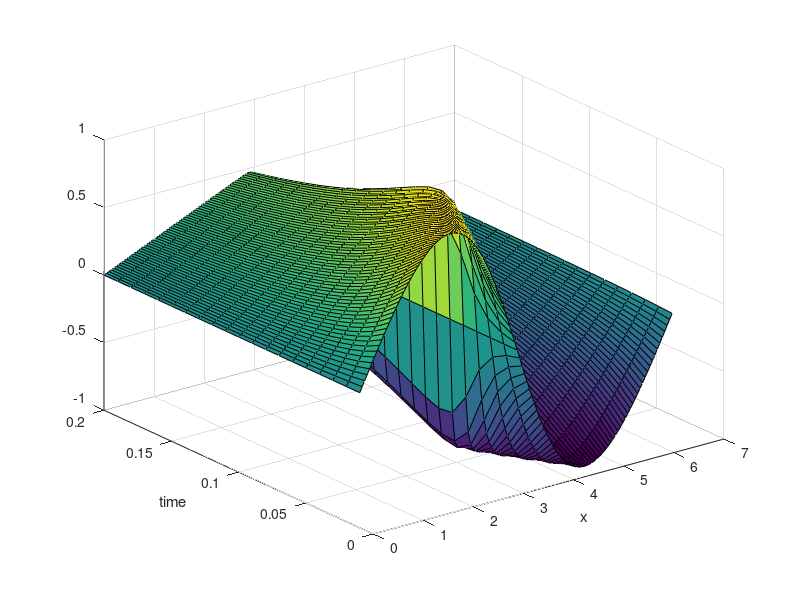
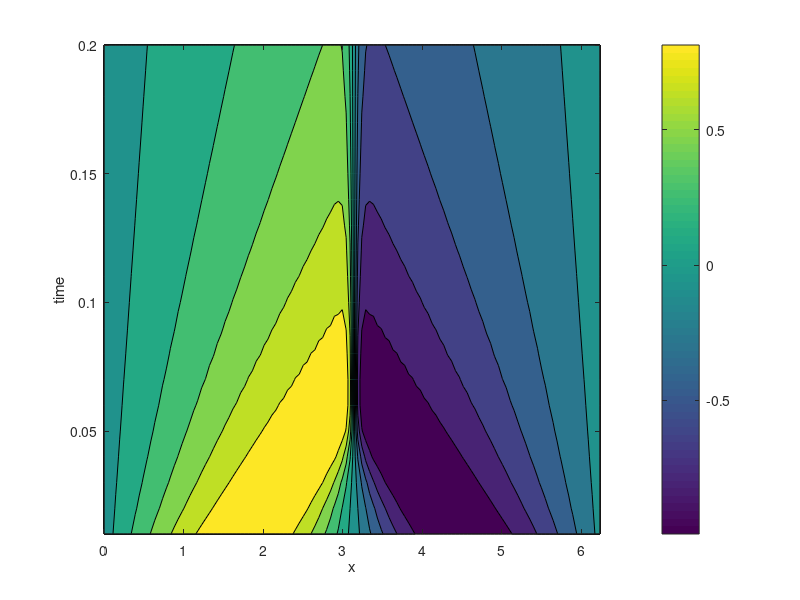

Here is the MATLAB script that generated these plots, in order:
% This function solves the initial-boundary value problem for 
% the Burgers equation in a periodic domain using the
% pseudo-spectral Galerkin approach with and without dealiasing


function burgers_01
  
echo off, clc
clear all

global Nsave; global NSTART; global NADVANCE;
Nsave    = 25;
NSTART   = 0;
NADVANCE = 500;
DEALIAS  = 1;

global nu; nu = 2.5e-2;

N2 = 128;
dt = 1.0e-2;

% Generating the initial condition (a simple sine wave);
dx  = 2.0 * pi / N2;
X   = (0.0:dx:(N2-1)*dx);
uIC = sin( X );

u = Solve_Burgers( uIC, N2, dt );

figure(1); surf(X,(1:NADVANCE/Nsave)*dt,u);
xlabel('x'); ylabel('time');

figure(2); contourf(X,(1:NADVANCE/Nsave)*dt,u,10);
xlabel('x'); ylabel('time'); colorbar;


% The function solves the Burgers equation;
% Time-stepping is performed using first order explicit/implicit 
% Euler scheme
function [usave] = Solve_Burgers( u0, N2, dt )
% INPUT
% u0  - initial condition (real space)
% N2  - number of grid point (extended grid)
% dt  - time-step;
% OUTPUT
% u   - solution (in real space) saved every Nsave steps
 
global DEALIAS; global Nsave; global NSTART; global NADVANCE;
global nu;

% Determining the number of grid points
if ( DEALIAS )
  N = round(2 * N2 / 3);
else
  N = N2;
end;
if (mod(N,2) ~= 0); N = N - 1; end; 

% Assembling multiplication vectors;
Kx(1:N2/2+1)   = (0:N2/2) * j * dt;
Kx2(1:N2/2+1)  = ((0:N2/2)  .* (0:N2/2)) * nu * dt;

% Transforming the initial condition to Fourier space;
u0bar = Transform2Fourier( u0, N, N2 );
  
for i=NSTART:NADVANCE;
  
  if ( i == NSTART )
% at the initial time-step;   
    ubar(1:N/2) = u0bar(1:N/2);
    u(1:N2)     = u0(1:N2);    
  else    
% pseudospectral calculation of the nonlinear products;
    u = Transform2Real( ubar, N, N2 );
    uu(1:N2) =  0.5 * (u(1:N2) .* u(1:N2));
    uubar = Transform2Fourier( uu, N, N2 );
    
% Actual integration in time;
    ubar(1:N/2) = ( ubar(1:N/2) - Kx(1:N/2) .* uubar(1:N/2) ) ./ ...
                  ( 1.0 + Kx2(1:N/2) );
  end;

% Saving data if necessary;
  if ( mod( i, Nsave ) )
    u = Transform2Real( ubar, N, N2 );
    usave(floor(i/Nsave)+1, 1:N2 ) = u(1:N2);
  end;

end;
  
return;

% The function solves the Burgers equation;
% Time-stepping is performed using mixed Crank-Nicholson / RK
% scheme;
function [usave] = Solve_Burgers2( u0, N2, dt )
% INPUT
% u0  - initial condition (real space)
% N2  - number of grid point (extended grid)
% dt  - time-step;
% OUTPUT
% u   - solution (in real space) saved every Nsave steps
 
global DEALIAS; global Nsave; global NSTART; global NADVANCE;
global nu;

Gamma  = [8.0/15.0  5.0/12.0    3.0/4.0];
Zeta   = [0.0      -17.0/60.0  -5.0/12.0];
Beta   = [4.0/15.0   1.0/15.0   1.0/6.0];

% Determining the number of grid points
if ( DEALIAS )
  N = round(2 * N2 / 3);
else
  N = N2;
end;
if (mod(N,2) ~= 0); N = N - 1; end; 

% Assembling multiplication vectors;
Kx(1:N2/2+1)   = (0:N2/2) * j;
Kx2(1:N2/2+1)  = - ((0:N2/2)  .* (0:N2/2)) * nu;

% Transforming the initial condition to Fourier space;
u0bar = Transform2Fourier( u0, N, N2 );
  
for i=NSTART:NADVANCE;
  
  if ( i == NSTART )
% at the initial time-step;   
    ubar(1:N/2) = u0bar(1:N/2);
    u(1:N2)     = u0(1:N2);    
  else    
    for k=1:3
% Setting up the RHS vectors for the first substep;
      if ( k > 1 )
        uubar0(1:N/2) = uubar(1:N/2);
        ubar(1:N/2)   = ubar2(1:N/2);
      else
        uubar0(1:N/2) = 0.0;
      end
      
% pseudospectral calculation of the nonlinear products;
      u = Transform2Real( ubar, N, N2 );
      uu(1:N2) =  0.5 * (u(1:N2) .* u(1:N2));
      uubar = Transform2Fourier( uu, N, N2 );
    
% The explicit part;
      uubar(1:N/2) = - Kx(1:N/2) .* uubar(1:N/2);
% Advancing over the substep with the implicit terms;
      ubar2(1:N/2) = (ubar(1:N/2) + dt * (Beta(k) * Kx2(1:N/2).* ubar(1:N/2) ...
	              + Gamma(k)*uubar(1:N/2) + Zeta(k)*uubar0(1:N/2))) ./ ...
                         (1.0 - dt * Beta(k)*Kx2(1:N/2));
    end;    
    ubar(1:N/2)   = ubar2(1:N/2);
  end;

% Saving data if necessary;
  if ( mod( i, Nsave ) )
    u = Transform2Real( ubar, N, N2 );
    usave(floor(i/Nsave)+1, 1:N2 ) = u(1:N2);
  end;

end;
  
return;

%-------------------------------------------------------------
% The function performs the Fourier to real transform;
% It also adds elements with conjugate symmetry and pads the grid;  
function [ur] = Transform2Real (v, n, n2);
% INPUT
% v  - input vector (complex components);
% n  - length on the padded grid;
% n2 - length of the input vector (may be on padded grid);
% OUTPUT
% ur - the transformed real vector;
utmp(1:n/2) = v(1:n/2);
% Padding zeros;
if ( n2 ~= n )
  utmp(n/2+1:n2/2) = 0.0;
% Adding the oddball;
  utmp(n2/2+1) = 0.0;
end;
for i=2:n2/2;
  utmp(n2+2-i) = conj(utmp(i));
end;
ur = real(ifft(utmp,n2));
return;


%-------------------------------------------------------------
% The function carries out the real to Fourier transform and
% removes the aliased elements if necessary;
% The part of the spectrum with conjugate symmetry is also removed;
function [uf] = Transform2Fourier (v,n,n2);
% INPUT
% v - the input real vector;
% n2 - its length (on the padded grid - N2);
% n  - size of the output vector (may be dealiased);
% OUTPUT
% uf - the transformed vector of the Fourier coefficients;
utmp = fft(v,n2);
uf(1:n/2) = utmp(1:n/2);
% Now padding zeros;
if ( n ~= n2 )
  uf(n/2+1:n2/2) = 0.0;
end;
% In case of no dealiasing only the oddball is removed;
return;
